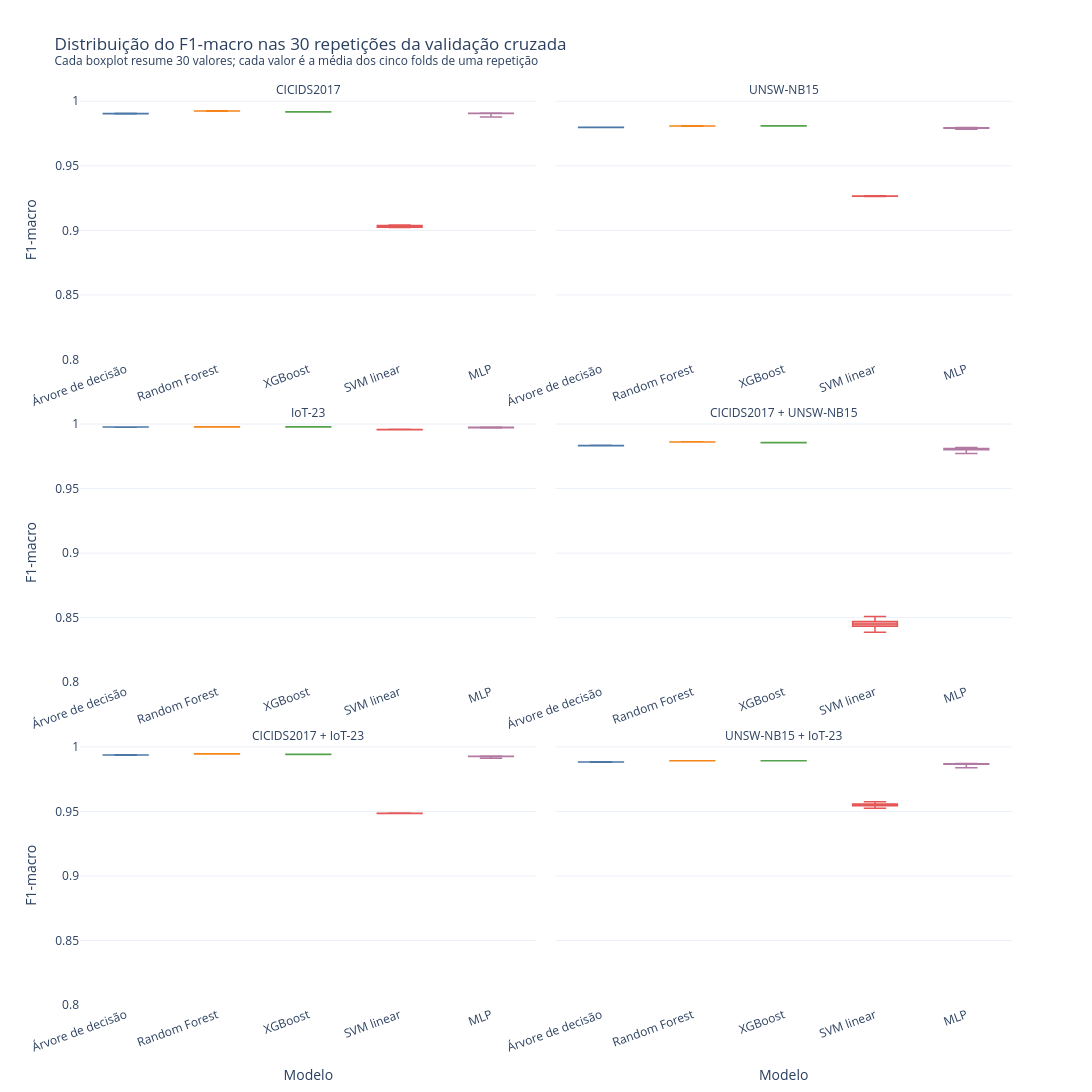

The cell this chart's notebook holds for it:
### Code cell
boxplot_data = saved_repeat_results.copy()
boxplot_data["Modelo"] = boxplot_data["model"].map(MODEL_LABELS)
boxplot_data["Origem do treinamento"] = (
    boxplot_data["training_source"].map(SOURCE_LABELS)
)

boxplot_figure = px.box(
    boxplot_data,
    x="Modelo",
    y="f1_macro",
    color="Modelo",
    facet_col="Origem do treinamento",
    facet_col_wrap=2,
    points=False,
    color_discrete_map=MODEL_COLORS,
    category_orders={
        "Modelo": [MODEL_LABELS[model] for model in MODEL_ORDER],
        "Origem do treinamento": [
            SOURCE_LABELS[source] for source in TRAINING_SOURCE_ORDER
        ],
    },
    labels={"f1_macro": "F1-macro"},
    title=(
        "Distribuição do F1-macro nas 30 repetições da validação cruzada"
        "<br><sup>Cada boxplot resume 30 valores; cada valor é a média dos cinco folds de uma repetição</sup>"
    ),
)
boxplot_figure.for_each_annotation(
    lambda annotation: annotation.update(
        text=annotation.text.split("=")[-1]
    )
)
boxplot_figure.update_traces(line={"width": 1.5})
boxplot_figure.update_yaxes(range=[0.80, 1.001], matches="y")
boxplot_figure.update_xaxes(tickangle=-20, showticklabels=True)
boxplot_figure.update_layout(
    template="plotly_white",
    width=1500,
    height=1150,
    showlegend=False,
)
boxplot_figure.write_html(
    PRESENTATION_DIR / "f1_macro_repeated_cv_boxplots.html",
    include_plotlyjs="cdn",
)
display(boxplot_figure)

### Figure 1 — Plotly figure (JSON) as saved in the notebook; plotly's stock layout.template omitted (floating-point values rounded to 4 significant figures)
{"data": [{"alignmentgroup": "True", "boxpoints": false, "hovertemplate": "Modelo=%{x}<br>Origem do treinamento=CICIDS2017<br>F1-macro=%{y}<extra></extra>", "legendgroup": "Árvore de decisão", "marker": {"color": "#4C78A8"}, "name": "Árvore de decisão", "notched": false, "offsetgroup": "Árvore de decisão", "orientation": "v", "showlegend": true, "x": ["Árvore de decisão", "Árvore de decisão", "Árvore de decisão", "Árvore de decisão", "Árvore de decisão", "Árvore de decisão", "Árvore de decisão", "Árvore de decisão", "Árvore de decisão", "Árvore de decisão", "Árvore de decisão", "Árvore de decisão", "Árvore de decisão", "Árvore de decisão", "Árvore de decisão", "Árvore de decisão", "Árvore de decisão", "Árvore de decisão", "Árvore de decisão", "Árvore de decisão", "Árvore de decisão", "Árvore de decisão", "Árvore de decisão", "Árvore de decisão", "Árvore de decisão", "Árvore de decisão", "Árvore de decisão", "Árvore de decisão", "Árvore de decisão", "Árvore de decisão"], "x0": " ", "xaxis": "x5", "y": [0.9904, 0.9903, 0.9903, 0.9904, 0.9905, 0.9905, 0.9903, 0.9906, 0.9905, 0.9906, 0.9905, 0.9902, 0.9903, 0.9902, 0.9906, 0.9905, 0.9904, 0.9903, 0.9902, 0.9907, 0.9901, 0.9907, 0.9904, 0.9903, 0.9903, 0.9906, 0.9902, 0.9904, 0.9905, 0.9905], "y0": " ", "yaxis": "y5", "type": "box", "line": {"width": 1.5}}, {"alignmentgroup": "True", "boxpoints": false, "hovertemplate": "Modelo=%{x}<br>Origem do treinamento=UNSW-NB15<br>F1-macro=%{y}<extra></extra>", "legendgroup": "Árvore de decisão", "marker": {"color": "#4C78A8"}, "name": "Árvore de decisão", "notched": false, "offsetgroup": "Árvore de decisão", "orientation": "v", "showlegend": false, "x": ["Árvore de decisão", "Árvore de decisão", "Árvore de decisão", "Árvore de decisão", "Árvore de decisão", "Árvore de decisão", "Árvore de decisão", "Árvore de decisão", "Árvore de decisão", "Árvore de decisão", "Árvore de decisão", "Árvore de decisão", "Árvore de decisão", "Árvore de decisão", "Árvore de decisão", "Árvore de decisão", "Árvore de decisão", "Árvore de decisão", "Árvore de decisão", "Árvore de decisão", "Árvore de decisão", "Árvore de decisão", "Árvore de decisão", "Árvore de decisão", "Árvore de decisão", "Árvore de decisão", "Árvore de decisão", "Árvore de decisão", "Árvore de decisão", "Árvore de decisão"], "x0": " ", "xaxis": "x6", "y": [0.9799, 0.9797, 0.9799, 0.9798, 0.9797, 0.9797, 0.9798, 0.9797, 0.9797, 0.9798, 0.9797, 0.9798, 0.9799, 0.9798, 0.9798, 0.9798, 0.9796, 0.9797, 0.9797, 0.9796, 0.9798, 0.9799, 0.9799, 0.9798, 0.9797, 0.9799, 0.9796, 0.9798, 0.9798, 0.9799], "y0": " ", "yaxis": "y6", "type": "box", "line": {"width": 1.5}}, {"alignmentgroup": "True", "boxpoints": false, "hovertemplate": "Modelo=%{x}<br>Origem do treinamento=IoT-23<br>F1-macro=%{y}<extra></extra>", "legendgroup": "Árvore de decisão", "marker": {"color": "#4C78A8"}, "name": "Árvore de decisão", "notched": false, "offsetgroup": "Árvore de decisão", "orientation": "v", "showlegend": false, "x": ["Árvore de decisão", "Árvore de decisão", "Árvore de decisão", "Árvore de decisão", "Árvore de decisão", "Árvore de decisão", "Árvore de decisão", "Árvore de decisão", "Árvore de decisão", "Árvore de decisão", "Árvore de decisão", "Árvore de decisão", "Árvore de decisão", "Árvore de decisão", "Árvore de decisão", "Árvore de decisão", "Árvore de decisão", "Árvore de decisão", "Árvore de decisão", "Árvore de decisão", "Árvore de decisão", "Árvore de decisão", "Árvore de decisão", "Árvore de decisão", "Árvore de decisão", "Árvore de decisão", "Árvore de decisão", "Árvore de decisão", "Árvore de decisão", "Árvore de decisão"], "x0": " ", "xaxis": "x3", "y": [0.9977, 0.9977, 0.9977, 0.9976, 0.9977, 0.9977, 0.9977, 0.9977, 0.9977, 0.9977, 0.9977, 0.9977, 0.9977, 0.9978, 0.9977, 0.9976, 0.9977, 0.9977, 0.9977, 0.9977, 0.9977, 0.9977, 0.9977, 0.9978, 0.9976, 0.9978, 0.9977, 0.9977, 0.9977, 0.9977], "y0": " ", "yaxis": "y3", "type": "box", "line": {"width": 1.5}}, {"alignmentgroup": "True", "boxpoints": false, "hovertemplate": "Modelo=%{x}<br>Origem do treinamento=CICIDS2017 + UNSW-NB15<br>F1-macro=%{y}<extra></extra>", "legendgroup": "Árvore de decisão", "marker": {"color": "#4C78A8"}, "name": "Árvore de decisão", "notched": false, "offsetgroup": "Árvore de decisão", "orientation": "v", "showlegend": false, "x": ["Árvore de decisão", "Árvore de decisão", "Árvore de decisão", "Árvore de decisão", "Árvore de decisão", "Árvore de decisão", "Árvore de decisão", "Árvore de decisão", "Árvore de decisão", "Árvore de decisão", "Árvore de decisão", "Árvore de decisão", "Árvore de decisão", "Árvore de decisão", "Árvore de decisão", "Árvore de decisão", "Árvore de decisão", "Árvore de decisão", "Árvore de decisão", "Árvore de decisão", "Árvore de decisão", "Árvore de decisão", "Árvore de decisão", "Árvore de decisão", "Árvore de decisão", "Árvore de decisão", "Árvore de decisão", "Árvore de decisão", "Árvore de decisão", "Árvore de decisão"], "x0": " ", "xaxis": "x4", "y": [0.9834, 0.9834, 0.9835, 0.9834, 0.9833, 0.9833, 0.9835, 0.9832, 0.9836, 0.9833, 0.9834, 0.9832, 0.9834, 0.9835, 0.9835, 0.9835, 0.9832, 0.9835, 0.9832, 0.9832, 0.9832, 0.9833, 0.9837, 0.9834, 0.9834, 0.9832, 0.9834, 0.9833, 0.9833, 0.9834], "y0": " ", "yaxis": "y4", "type": "box", "line": {"width": 1.5}}, {"alignmentgroup": "True", "boxpoints": false, "hovertemplate": "Modelo=%{x}<br>Origem do treinamento=CICIDS2017 + IoT-23<br>F1-macro=%{y}<extra></extra>", "legendgroup": "Árvore de decisão", "marker": {"color": "#4C78A8"}, "name": "Árvore de decisão", "notched": false, "offsetgroup": "Árvore de decisão", "orientation": "v", "showlegend": false, "x": ["Árvore de decisão", "Árvore de decisão", "Árvore de decisão", "Árvore de decisão", "Árvore de decisão", "Árvore de decisão", "Árvore de decisão", "Árvore de decisão", "Árvore de decisão", "Árvore de decisão", "Árvore de decisão", "Árvore de decisão", "Árvore de decisão", "Árvore de decisão", "Árvore de decisão", "Árvore de decisão", "Árvore de decisão", "Árvore de decisão", "Árvore de decisão", "Árvore de decisão", "Árvore de decisão", "Árvore de decisão", "Árvore de decisão", "Árvore de decisão", "Árvore de decisão", "Árvore de decisão", "Árvore de decisão", "Árvore de decisão", "Árvore de decisão", "Árvore de decisão"], "x0": " ", "xaxis": "x", "y": [0.9937, 0.9937, 0.9938, 0.9937, 0.9938, 0.9937, 0.9937, 0.9937, 0.9936, 0.9936, 0.9937, 0.9936, 0.9936, 0.9936, 0.9936, 0.9937, 0.9938, 0.9937, 0.9936, 0.9937, 0.9938, 0.9936, 0.9938, 0.9937, 0.9937, 0.9936, 0.9937, 0.9937, 0.9936, 0.9936], "y0": " ", "yaxis": "y", "type": "box", "line": {"width": 1.5}}, {"alignmentgroup": "True", "boxpoints": false, "hovertemplate": "Modelo=%{x}<br>Origem do treinamento=UNSW-NB15 + IoT-23<br>F1-macro=%{y}<extra></extra>", "legendgroup": "Árvore de decisão", "marker": {"color": "#4C78A8"}, "name": "Árvore de decisão", "notched": false, "offsetgroup": "Árvore de decisão", "orientation": "v", "showlegend": false, "x": ["Árvore de decisão", "Árvore de decisão", "Árvore de decisão", "Árvore de decisão", "Árvore de decisão", "Árvore de decisão", "Árvore de decisão", "Árvore de decisão", "Árvore de decisão", "Árvore de decisão", "Árvore de decisão", "Árvore de decisão", "Árvore de decisão", "Árvore de decisão", "Árvore de decisão", "Árvore de decisão", "Árvore de decisão", "Árvore de decisão", "Árvore de decisão", "Árvore de decisão", "Árvore de decisão", "Árvore de decisão", "Árvore de decisão", "Árvore de decisão", "Árvore de decisão", "Árvore de decisão", "Árvore de decisão", "Árvore de decisão", "Árvore de decisão", "Árvore de decisão"], "x0": " ", "xaxis": "x2", "y": [0.9884, 0.9882, 0.9882, 0.9882, 0.9883, 0.9882, 0.9883, 0.9883, 0.9883, 0.9883, 0.9882, 0.9884, 0.988, 0.9881, 0.9883, 0.9882, 0.9883, 0.9882, 0.9882, 0.9883, 0.9881, 0.9882, 0.9882, 0.9883, 0.9881, 0.9885, 0.9882, 0.9881, 0.9884, 0.9883], "y0": " ", "yaxis": "y2", "type": "box", "line": {"width": 1.5}}, {"alignmentgroup": "True", "boxpoints": false, "hovertemplate": "Modelo=%{x}<br>Origem do treinamento=CICIDS2017<br>F1-macro=%{y}<extra></extra>", "legendgroup": "Random Forest", "marker": {"color": "#F58518"}, "name": "Random Forest", "notched": false, "offsetgroup": "Random Forest", "orientation": "v", "showlegend": true, "x": ["Random Forest", "Random Forest", "Random Forest", "Random Forest", "Random Forest", "Random Forest", "Random Forest", "Random Forest", "Random Forest", "Random Forest", "Random Forest", "Random Forest", "Random Forest", "Random Forest", "Random Forest", "Random Forest", "Random Forest", "Random Forest", "Random Forest", "Random Forest", "Random Forest", "Random Forest", "Random Forest", "Random Forest", "Random Forest", "Random Forest", "Random Forest", "Random Forest", "Random Forest", "Random Forest"], "x0": " ", "xaxis": "x5", "y": [0.9925, 0.9924, 0.9925, 0.9923, 0.9926, 0.9925, 0.9924, 0.9926, 0.9926, 0.9925, 0.9926, 0.9925, 0.9924, 0.9926, 0.9923, 0.9926, 0.9926, 0.9925, 0.9926, 0.9925, 0.9924, 0.9925, 0.9925, 0.9925, 0.9925, 0.9925, 0.9926, 0.9923, 0.9925, 0.9925], "y0": " ", "yaxis": "y5", "type": "box", "line": {"width": 1.5}}, {"alignmentgroup": "True", "boxpoints": false, "hovertemplate": "Modelo=%{x}<br>Origem do treinamento=UNSW-NB15<br>F1-macro=%{y}<extra></extra>", "legendgroup": "Random Forest", "marker": {"color": "#F58518"}, "name": "Random Forest", "notched": false, "offsetgroup": "Random Forest", "orientation": "v", "showlegend": false, "x": ["Random Forest", "Random Forest", "Random Forest", "Random Forest", "Random Forest", "Random Forest", "Random Forest", "Random Forest", "Random Forest", "Random Forest", "Random Forest", "Random Forest", "Random Forest", "Random Forest", "Random Forest", "Random Forest", "Random Forest", "Random Forest", "Random Forest", "Random Forest", "Random Forest", "Random Forest", "Random Forest", "Random Forest", "Random Forest", "Random Forest", "Random Forest", "Random Forest", "Random Forest", "Random Forest"], "x0": " ", "xaxis": "x6", "y": [0.9809, 0.9808, 0.9807, 0.9809, 0.9807, 0.9808, 0.9808, 0.9807, 0.9807, 0.9809, 0.9808, 0.9808, 0.9807, 0.9809, 0.9807, 0.9809, 0.9809, 0.9808, 0.9808, 0.9808, 0.9808, 0.9809, 0.9808, 0.9808, 0.9808, 0.9811, 0.9808, 0.981, 0.9808, 0.981], "y0": " ", "yaxis": "y6", "type": "box", "line": {"width": 1.5}}, {"alignmentgroup": "True", "boxpoints": false, "hovertemplate": "Modelo=%{x}<br>Origem do treinamento=IoT-23<br>F1-macro=%{y}<extra></extra>", "legendgroup": "Random Forest", "marker": {"color": "#F58518"}, "name": "Random Forest", "notched": false, "offsetgroup": "Random Forest", "orientation": "v", "showlegend": false, "x": ["Random Forest", "Random Forest", "Random Forest", "Random Forest", "Random Forest", "Random Forest", "Random Forest", "Random Forest", "Random Forest", "Random Forest", "Random Forest", "Random Forest", "Random Forest", "Random Forest", "Random Forest", "Random Forest", "Random Forest", "Random Forest", "Random Forest", "Random Forest", "Random Forest", "Random Forest", "Random Forest", "Random Forest", "Random Forest", "Random Forest", "Random Forest", "Random Forest", "Random Forest", "Random Forest"], "x0": " ", "xaxis": "x3", "y": [0.9979, 0.9978, 0.9978, 0.9978, 0.9978, 0.9978, 0.9978, 0.9978, 0.9978, 0.9978, 0.9978, 0.9978, 0.9978, 0.9978, 0.9978, 0.9978, 0.9978, 0.9978, 0.9978, 0.9978, 0.9978, 0.9978, 0.9978, 0.9979, 0.9978, 0.9978, 0.9978, 0.9978, 0.9978, 0.9978], "y0": " ", "yaxis": "y3", "type": "box", "line": {"width": 1.5}}, {"alignmentgroup": "True", "boxpoints": false, "hovertemplate": "Modelo=%{x}<br>Origem do treinamento=CICIDS2017 + UNSW-NB15<br>F1-macro=%{y}<extra></extra>", "legendgroup": "Random Forest", "marker": {"color": "#F58518"}, "name": "Random Forest", "notched": false, "offsetgroup": "Random Forest", "orientation": "v", "showlegend": false, "x": ["Random Forest", "Random Forest", "Random Forest", "Random Forest", "Random Forest", "Random Forest", "Random Forest", "Random Forest", "Random Forest", "Random Forest", "Random Forest", "Random Forest", "Random Forest", "Random Forest", "Random Forest", "Random Forest", "Random Forest", "Random Forest", "Random Forest", "Random Forest", "Random Forest", "Random Forest", "Random Forest", "Random Forest", "Random Forest", "Random Forest", "Random Forest", "Random Forest", "Random Forest", "Random Forest"], "x0": " ", "xaxis": "x4", "y": [0.9861, 0.9862, 0.9862, 0.9861, 0.9862, 0.9862, 0.9861, 0.9861, 0.9862, 0.9862, 0.9861, 0.9862, 0.9862, 0.9862, 0.9862, 0.9862, 0.9861, 0.9862, 0.9861, 0.9861, 0.9861, 0.9862, 0.9862, 0.9861, 0.9861, 0.9861, 0.9861, 0.9861, 0.9861, 0.9862], "y0": " ", "yaxis": "y4", "type": "box", "line": {"width": 1.5}}, {"alignmentgroup": "True", "boxpoints": false, "hovertemplate": "Modelo=%{x}<br>Origem do treinamento=CICIDS2017 + IoT-23<br>F1-macro=%{y}<extra></extra>", "legendgroup": "Random Forest", "marker": {"color": "#F58518"}, "name": "Random Forest", "notched": false, "offsetgroup": "Random Forest", "orientation": "v", "showlegend": false, "x": ["Random Forest", "Random Forest", "Random Forest", "Random Forest", "Random Forest", "Random Forest", "Random Forest", "Random Forest", "Random Forest", "Random Forest", "Random Forest", "Random Forest", "Random Forest", "Random Forest", "Random Forest", "Random Forest", "Random Forest", "Random Forest", "Random Forest", "Random Forest", "Random Forest", "Random Forest", "Random Forest", "Random Forest", "Random Forest", "Random Forest", "Random Forest", "Random Forest", "Random Forest", "Random Forest"], "x0": " ", "xaxis": "x", "y": [0.9946, 0.9946, 0.9946, 0.9946, 0.9947, 0.9946, 0.9945, 0.9946, 0.9946, 0.9946, 0.9945, 0.9946, 0.9945, 0.9946, 0.9945, 0.9946, 0.9945, 0.9946, 0.9946, 0.9946, 0.9947, 0.9946, 0.9945, 0.9946, 0.9946, 0.9946, 0.9946, 0.9946, 0.9944, 0.9946], "y0": " ", "yaxis": "y", "type": "box", "line": {"width": 1.5}}, {"alignmentgroup": "True", "boxpoints": false, "hovertemplate": "Modelo=%{x}<br>Origem do treinamento=UNSW-NB15 + IoT-23<br>F1-macro=%{y}<extra></extra>", "legendgroup": "Random Forest", "marker": {"color": "#F58518"}, "name": "Random Forest", "notched": false, "offsetgroup": "Random Forest", "orientation": "v", "showlegend": false, "x": ["Random Forest", "Random Forest", "Random Forest", "Random Forest", "Random Forest", "Random Forest", "Random Forest", "Random Forest", "Random Forest", "Random Forest", "Random Forest", "Random Forest", "Random Forest", "Random Forest", "Random Forest", "Random Forest", "Random Forest", "Random Forest", "Random Forest", "Random Forest", "Random Forest", "Random Forest", "Random Forest", "Random Forest", "Random Forest", "Random Forest", "Random Forest", "Random Forest", "Random Forest", "Random Forest"], "x0": " ", "xaxis": "x2", "y": [0.9892, 0.9892, 0.9892, 0.9892, 0.9892, 0.9892, 0.9892, 0.9892, 0.9892, 0.9892, 0.9892, 0.9892, 0.9892, 0.9892, 0.9893, 0.9892, 0.9892, 0.9892, 0.9892, 0.9892, 0.9892, 0.9892, 0.9892, 0.9892, 0.9892, 0.9892, 0.9892, 0.9892, 0.9892, 0.9892], "y0": " ", "yaxis": "y2", "type": "box", "line": {"width": 1.5}}, {"alignmentgroup": "True", "boxpoints": false, "hovertemplate": "Modelo=%{x}<br>Origem do treinamento=CICIDS2017<br>F1-macro=%{y}<extra></extra>", "legendgroup": "XGBoost", "marker": {"color": "#54A24B"}, "name": "XGBoost", "notched": false, "offsetgroup": "XGBoost", "orientation": "v", "showlegend": true, "x": ["XGBoost", "XGBoost", "XGBoost", "XGBoost", "XGBoost", "XGBoost", "XGBoost", "XGBoost", "XGBoost", "XGBoost", "XGBoost", "XGBoost", "XGBoost", "XGBoost", "XGBoost", "XGBoost", "XGBoost", "XGBoost", "XGBoost", "XGBoost", "XGBoost", "XGBoost", "XGBoost", "XGBoost", "XGBoost", "XGBoost", "XGBoost", "XGBoost", "XGBoost", "XGBoost"], "x0": " ", "xaxis": "x5", "y": [0.9918, 0.9917, 0.9918, 0.9916, 0.9919, 0.9918, 0.9918, 0.9918, 0.9919, 0.9917, 0.9917, 0.9919, 0.9918, 0.9919, 0.992, 0.9917, 0.9917, 0.9917, 0.9917, 0.9918, 0.9917, 0.9918, 0.9918, 0.9917, 0.9917, 0.9917, 0.9918, 0.9917, 0.9918, 0.9917], "y0": " ", "yaxis": "y5", "type": "box", "line": {"width": 1.5}}, {"alignmentgroup": "True", "boxpoints": false, "hovertemplate": "Modelo=%{x}<br>Origem do treinamento=UNSW-NB15<br>F1-macro=%{y}<extra></extra>", "legendgroup": "XGBoost", "marker": {"color": "#54A24B"}, "name": "XGBoost", "notched": false, "offsetgroup": "XGBoost", "orientation": "v", "showlegend": false, "x": ["XGBoost", "XGBoost", "XGBoost", "XGBoost", "XGBoost", "XGBoost", "XGBoost", "XGBoost", "XGBoost", "XGBoost", "XGBoost", "XGBoost", "XGBoost", "XGBoost", "XGBoost", "XGBoost", "XGBoost", "XGBoost", "XGBoost", "XGBoost", "XGBoost", "XGBoost", "XGBoost", "XGBoost", "XGBoost", "XGBoost", "XGBoost", "XGBoost", "XGBoost", "XGBoost"], "x0": " ", "xaxis": "x6", "y": [0.981, 0.981, 0.981, 0.9811, 0.9809, 0.981, 0.981, 0.981, 0.9809, 0.9809, 0.9811, 0.9811, 0.9811, 0.9809, 0.9809, 0.981, 0.981, 0.981, 0.981, 0.981, 0.9811, 0.981, 0.9809, 0.981, 0.9809, 0.981, 0.9809, 0.9811, 0.981, 0.9811], "y0": " ", "yaxis": "y6", "type": "box", "line": {"width": 1.5}}, {"alignmentgroup": "True", "boxpoints": false, "hovertemplate": "Modelo=%{x}<br>Origem do treinamento=IoT-23<br>F1-macro=%{y}<extra></extra>", "legendgroup": "XGBoost", "marker": {"color": "#54A24B"}, "name": "XGBoost", "notched": false, "offsetgroup": "XGBoost", "orientation": "v", "showlegend": false, "x": ["XGBoost", "XGBoost", "XGBoost", "XGBoost", "XGBoost", "XGBoost", "XGBoost", "XGBoost", "XGBoost", "XGBoost", "XGBoost", "XGBoost", "XGBoost", "XGBoost", "XGBoost", "XGBoost", "XGBoost", "XGBoost", "XGBoost", "XGBoost", "XGBoost", "XGBoost", "XGBoost", "XGBoost", "XGBoost", "XGBoost", "XGBoost", "XGBoost", "XGBoost", "XGBoost"], "x0": " ", "xaxis": "x3", "y": [0.9978, 0.9978, 0.9978, 0.9978, 0.9978, 0.9978, 0.9978, 0.9978, 0.9979, 0.9978, 0.9979, 0.9978, 0.9979, 0.9978, 0.9978, 0.9978, 0.9978, 0.9978, 0.9978, 0.9978, 0.9979, 0.9978, 0.9978, 0.9979, 0.9978, 0.9979, 0.9978, 0.9978, 0.9978, 0.9978], "y0": " ", "yaxis": "y3", "type": "box", "line": {"width": 1.5}}, {"alignmentgroup": "True", "boxpoints": false, "hovertemplate": "Modelo=%{x}<br>Origem do treinamento=CICIDS2017 + UNSW-NB15<br>F1-macro=%{y}<extra></extra>", "legendgroup": "XGBoost", "marker": {"color": "#54A24B"}, "name": "XGBoost", "notched": false, "offsetgroup": "XGBoost", "orientation": "v", "showlegend": false, "x": ["XGBoost", "XGBoost", "XGBoost", "XGBoost", "XGBoost", "XGBoost", "XGBoost", "XGBoost", "XGBoost", "XGBoost", "XGBoost", "XGBoost", "XGBoost", "XGBoost", "XGBoost", "XGBoost", "XGBoost", "XGBoost", "XGBoost", "XGBoost", "XGBoost", "XGBoost", "XGBoost", "XGBoost", "XGBoost", "XGBoost", "XGBoost", "XGBoost", "XGBoost", "XGBoost"], "x0": " ", "xaxis": "x4", "y": [0.9857, 0.9855, 0.9856, 0.9856, 0.9856, 0.9857, 0.9856, 0.9856, 0.9856, 0.9857, 0.9857, 0.9856, 0.9857, 0.9857, 0.9856, 0.9855, 0.9856, 0.9856, 0.9856, 0.9857, 0.9857, 0.9856, 0.9856, 0.9856, 0.9856, 0.9856, 0.9857, 0.9856, 0.9857, 0.9857], "y0": " ", "yaxis": "y4", "type": "box", "line": {"width": 1.5}}, {"alignmentgroup": "True", "boxpoints": false, "hovertemplate": "Modelo=%{x}<br>Origem do treinamento=CICIDS2017 + IoT-23<br>F1-macro=%{y}<extra></extra>", "legendgroup": "XGBoost", "marker": {"color": "#54A24B"}, "name": "XGBoost", "notched": false, "offsetgroup": "XGBoost", "orientation": "v", "showlegend": false, "x": ["XGBoost", "XGBoost", "XGBoost", "XGBoost", "XGBoost", "XGBoost", "XGBoost", "XGBoost", "XGBoost", "XGBoost", "XGBoost", "XGBoost", "XGBoost", "XGBoost", "XGBoost", "XGBoost", "XGBoost", "XGBoost", "XGBoost", "XGBoost", "XGBoost", "XGBoost", "XGBoost", "XGBoost", "XGBoost", "XGBoost", "XGBoost", "XGBoost", "XGBoost", "XGBoost"], "x0": " ", "xaxis": "x", "y": [0.9943, 0.9941, 0.9941, 0.9942, 0.9942, 0.9941, 0.9942, 0.9942, 0.9941, 0.9941, 0.9941, 0.9942, 0.9942, 0.9941, 0.9942, 0.9943, 0.9942, 0.9942, 0.9942, 0.9942, 0.9941, 0.9943, 0.9942, 0.9943, 0.9942, 0.9942, 0.9942, 0.9942, 0.9942, 0.9941], "y0": " ", "yaxis": "y", "type": "box", "line": {"width": 1.5}}, {"alignmentgroup": "True", "boxpoints": false, "hovertemplate": "Modelo=%{x}<br>Origem do treinamento=UNSW-NB15 + IoT-23<br>F1-macro=%{y}<extra></extra>", "legendgroup": "XGBoost", "marker": {"color": "#54A24B"}, "name": "XGBoost", "notched": false, "offsetgroup": "XGBoost", "orientation": "v", "showlegend": false, "x": ["XGBoost", "XGBoost", "XGBoost", "XGBoost", "XGBoost", "XGBoost", "XGBoost", "XGBoost", "XGBoost", "XGBoost", "XGBoost", "XGBoost", "XGBoost", "XGBoost", "XGBoost", "XGBoost", "XGBoost", "XGBoost", "XGBoost", "XGBoost", "XGBoost", "XGBoost", "XGBoost", "XGBoost", "XGBoost", "XGBoost", "XGBoost", "XGBoost", "XGBoost", "XGBoost"], "x0": " ", "xaxis": "x2", "y": [0.9892, 0.9892, 0.9892, 0.9892, 0.9892, 0.9892, 0.9893, 0.9892, 0.9892, 0.9892, 0.9892, 0.9892, 0.9893, 0.9892, 0.9893, 0.9892, 0.9892, 0.9892, 0.9892, 0.9893, 0.9893, 0.9892, 0.9892, 0.9892, 0.9892, 0.9892, 0.9892, 0.9892, 0.9892, 0.9892], "y0": " ", "yaxis": "y2", "type": "box", "line": {"width": 1.5}}, {"alignmentgroup": "True", "boxpoints": false, "hovertemplate": "Modelo=%{x}<br>Origem do treinamento=CICIDS2017<br>F1-macro=%{y}<extra></extra>", "legendgroup": "SVM linear", "marker": {"color": "#E45756"}, "name": "SVM linear", "notched": false, "offsetgroup": "SVM linear", "orientation": "v", "showlegend": true, "x": ["SVM linear", "SVM linear", "SVM linear", "SVM linear", "SVM linear", "SVM linear", "SVM linear", "SVM linear", "SVM linear", "SVM linear", "SVM linear", "SVM linear", "SVM linear", "SVM linear", "SVM linear", "SVM linear", "SVM linear", "SVM linear", "SVM linear", "SVM linear", "SVM linear", "SVM linear", "SVM linear", "SVM linear", "SVM linear", "SVM linear", "SVM linear", "SVM linear", "SVM linear", "SVM linear"], "x0": " ", "xaxis": "x5", "y": [0.9029, 0.9038, 0.9029, 0.9027, 0.9038, 0.9031, 0.9035, 0.9032, 0.9025, 0.9027, 0.903, 0.9031, 0.9025, 0.9023, 0.9024, 0.9029, 0.9042, 0.9023, 0.903, 0.9029, 0.9022, 0.9022, 0.9023, 0.9024, 0.9037, 0.9039, 0.9037, 0.9039, 0.9041, 0.9024], "y0": " ", "yaxis": "y5", "type": "box", "line": {"width": 1.5}}, {"alignmentgroup": "True", "boxpoints": false, "hovertemplate": "Modelo=%{x}<br>Origem do treinamento=UNSW-NB15<br>F1-macro=%{y}<extra></extra>", "legendgroup": "SVM linear", "marker": {"color": "#E45756"}, "name": "SVM linear", "notched": false, "offsetgroup": "SVM linear", "orientation": "v", "showlegend": false, "x": ["SVM linear", "SVM linear", "SVM linear", "SVM linear", "SVM linear", "SVM linear", "SVM linear", "SVM linear", "SVM linear", "SVM linear", "SVM linear", "SVM linear", "SVM linear", "SVM linear", "SVM linear", "SVM linear", "SVM linear", "SVM linear", "SVM linear", "SVM linear", "SVM linear", "SVM linear", "SVM linear", "SVM linear", "SVM linear", "SVM linear", "SVM linear", "SVM linear", "SVM linear", "SVM linear"], "x0": " ", "xaxis": "x6", "y": [0.9266, 0.9264, 0.9267, 0.9265, 0.9265, 0.9266, 0.9263, 0.9263, 0.9263, 0.9264, 0.9263, 0.9264, 0.9266, 0.9265, 0.9266, 0.9266, 0.9267, 0.9263, 0.9264, 0.9266, 0.9262, 0.9265, 0.9265, 0.9266, 0.9264, 0.9265, 0.9266, 0.9266, 0.9264, 0.9263], "y0": " ", "yaxis": "y6", "type": "box", "line": {"width": 1.5}}, {"alignmentgroup": "True", "boxpoints": false, "hovertemplate": "Modelo=%{x}<br>Origem do treinamento=IoT-23<br>F1-macro=%{y}<extra></extra>", "legendgroup": "SVM linear", "marker": {"color": "#E45756"}, "name": "SVM linear", "notched": false, "offsetgroup": "SVM linear", "orientation": "v", "showlegend": false, "x": ["SVM linear", "SVM linear", "SVM linear", "SVM linear", "SVM linear", "SVM linear", "SVM linear", "SVM linear", "SVM linear", "SVM linear", "SVM linear", "SVM linear", "SVM linear", "SVM linear", "SVM linear", "SVM linear", "SVM linear", "SVM linear", "SVM linear", "SVM linear", "SVM linear", "SVM linear", "SVM linear", "SVM linear", "SVM linear", "SVM linear", "SVM linear", "SVM linear", "SVM linear", "SVM linear"], "x0": " ", "xaxis": "x3", "y": [0.9958, 0.9957, 0.9958, 0.9957, 0.9958, 0.9956, 0.9959, 0.9957, 0.9956, 0.9957, 0.9958, 0.9957, 0.9956, 0.9957, 0.9958, 0.9958, 0.9958, 0.9958, 0.9959, 0.9957, 0.9956, 0.9958, 0.9958, 0.9958, 0.9959, 0.9956, 0.9959, 0.9957, 0.9958, 0.9956], "y0": " ", "yaxis": "y3", "type": "box", "line": {"width": 1.5}}, {"alignmentgroup": "True", "boxpoints": false, "hovertemplate": "Modelo=%{x}<br>Origem do treinamento=CICIDS2017 + UNSW-NB15<br>F1-macro=%{y}<extra></extra>", "legendgroup": "SVM linear", "marker": {"color": "#E45756"}, "name": "SVM linear", "notched": false, "offsetgroup": "SVM linear", "orientation": "v", "showlegend": false, "x": ["SVM linear", "SVM linear", "SVM linear", "SVM linear", "SVM linear", "SVM linear", "SVM linear", "SVM linear", "SVM linear", "SVM linear", "SVM linear", "SVM linear", "SVM linear", "SVM linear", "SVM linear", "SVM linear", "SVM linear", "SVM linear", "SVM linear", "SVM linear", "SVM linear", "SVM linear", "SVM linear", "SVM linear", "SVM linear", "SVM linear", "SVM linear", "SVM linear", "SVM linear", "SVM linear"], "x0": " ", "xaxis": "x4", "y": [0.8469, 0.8437, 0.8433, 0.8413, 0.8461, 0.847, 0.8465, 0.8485, 0.847, 0.8409, 0.8464, 0.8488, 0.8473, 0.8388, 0.8418, 0.8453, 0.8502, 0.8442, 0.844, 0.851, 0.8403, 0.8461, 0.8454, 0.8441, 0.8408, 0.8434, 0.8449, 0.843, 0.8483, 0.8439], "y0": " ", "yaxis": "y4", "type": "box", "line": {"width": 1.5}}, {"alignmentgroup": "True", "boxpoints": false, "hovertemplate": "Modelo=%{x}<br>Origem do treinamento=CICIDS2017 + IoT-23<br>F1-macro=%{y}<extra></extra>", "legendgroup": "SVM linear", "marker": {"color": "#E45756"}, "name": "SVM linear", "notched": false, "offsetgroup": "SVM linear", "orientation": "v", "showlegend": false, "x": ["SVM linear", "SVM linear", "SVM linear", "SVM linear", "SVM linear", "SVM linear", "SVM linear", "SVM linear", "SVM linear", "SVM linear", "SVM linear", "SVM linear", "SVM linear", "SVM linear", "SVM linear", "SVM linear", "SVM linear", "SVM linear", "SVM linear", "SVM linear", "SVM linear", "SVM linear", "SVM linear", "SVM linear", "SVM linear", "SVM linear", "SVM linear", "SVM linear", "SVM linear", "SVM linear"], "x0": " ", "xaxis": "x", "y": [0.9485, 0.9484, 0.9486, 0.9488, 0.9485, 0.9486, 0.9485, 0.9485, 0.9486, 0.9483, 0.9484, 0.9485, 0.9484, 0.9486, 0.9485, 0.9485, 0.9484, 0.9485, 0.9486, 0.9483, 0.9484, 0.9484, 0.9485, 0.9485, 0.9486, 0.9485, 0.9485, 0.9485, 0.9485, 0.9484], "y0": " ", "yaxis": "y", "type": "box", "line": {"width": 1.5}}, {"alignmentgroup": "True", "boxpoints": false, "hovertemplate": "Modelo=%{x}<br>Origem do treinamento=UNSW-NB15 + IoT-23<br>F1-macro=%{y}<extra></extra>", "legendgroup": "SVM linear", "marker": {"color": "#E45756"}, "name": "SVM linear", "notched": false, "offsetgroup": "SVM linear", "orientation": "v", "showlegend": false, "x": ["SVM linear", "SVM linear", "SVM linear", "SVM linear", "SVM linear", "SVM linear", "SVM linear", "SVM linear", "SVM linear", "SVM linear", "SVM linear", "SVM linear", "SVM linear", "SVM linear", "SVM linear", "SVM linear", "SVM linear", "SVM linear", "SVM linear", "SVM linear", "SVM linear", "SVM linear", "SVM linear", "SVM linear", "SVM linear", "SVM linear", "SVM linear", "SVM linear", "SVM linear", "SVM linear"], "x0": " ", "xaxis": "x2", "y": [0.9547, 0.9547, 0.9556, 0.9552, 0.9532, 0.9525, 0.9561, 0.9557, 0.9556, 0.9556, 0.9543, 0.9574, 0.956, 0.9549, 0.9549, 0.9545, 0.9541, 0.9558, 0.956, 0.9555, 0.9547, 0.9558, 0.9549, 0.9542, 0.9557, 0.9541, 0.9556, 0.954, 0.9558, 0.954], "y0": " ", "yaxis": "y2", "type": "box", "line": {"width": 1.5}}, {"alignmentgroup": "True", "boxpoints": false, "hovertemplate": "Modelo=%{x}<br>Origem do treinamento=CICIDS2017<br>F1-macro=%{y}<extra></extra>", "legendgroup": "MLP", "marker": {"color": "#B279A2"}, "name": "MLP", "notched": false, "offsetgroup": "MLP", "orientation": "v", "showlegend": true, "x": ["MLP", "MLP", "MLP", "MLP", "MLP", "MLP", "MLP", "MLP", "MLP", "MLP", "MLP", "MLP", "MLP", "MLP", "MLP", "MLP", "MLP", "MLP", "MLP", "MLP", "MLP", "MLP", "MLP", "MLP", "MLP", "MLP", "MLP", "MLP", "MLP", "MLP"], "x0": " ", "xaxis": "x5", "y": [0.9908, 0.9908, 0.9903, 0.9902, 0.9906, 0.9907, 0.9907, 0.9907, 0.9908, 0.9907, 0.9907, 0.9909, 0.9905, 0.9906, 0.9906, 0.9905, 0.9907, 0.9879, 0.9908, 0.9908, 0.9906, 0.9908, 0.9905, 0.9905, 0.9909, 0.9909, 0.9905, 0.9903, 0.9908, 0.9907], "y0": " ", "yaxis": "y5", "type": "box", "line": {"width": 1.5}}, {"alignmentgroup": "True", "boxpoints": false, "hovertemplate": "Modelo=%{x}<br>Origem do treinamento=UNSW-NB15<br>F1-macro=%{y}<extra></extra>", "legendgroup": "MLP", "marker": {"color": "#B279A2"}, "name": "MLP", "notched": false, "offsetgroup": "MLP", "orientation": "v", "showlegend": false, "x": ["MLP", "MLP", "MLP", "MLP", "MLP", "MLP", "MLP", "MLP", "MLP", "MLP", "MLP", "MLP", "MLP", "MLP", "MLP", "MLP", "MLP", "MLP", "MLP", "MLP", "MLP", "MLP", "MLP", "MLP", "MLP", "MLP", "MLP", "MLP", "MLP", "MLP"], "x0": " ", "xaxis": "x6", "y": [0.9794, 0.9784, 0.9794, 0.9793, 0.9791, 0.9791, 0.9794, 0.979, 0.9795, 0.9795, 0.9795, 0.9793, 0.9796, 0.9793, 0.9794, 0.9783, 0.9793, 0.9786, 0.9796, 0.979, 0.9792, 0.9792, 0.9796, 0.9795, 0.9793, 0.9795, 0.9794, 0.9794, 0.9793, 0.9794], "y0": " ", "yaxis": "y6", "type": "box", "line": {"width": 1.5}}, {"alignmentgroup": "True", "boxpoints": false, "hovertemplate": "Modelo=%{x}<br>Origem do treinamento=IoT-23<br>F1-macro=%{y}<extra></extra>", "legendgroup": "MLP", "marker": {"color": "#B279A2"}, "name": "MLP", "notched": false, "offsetgroup": "MLP", "orientation": "v", "showlegend": false, "x": ["MLP", "MLP", "MLP", "MLP", "MLP", "MLP", "MLP", "MLP", "MLP", "MLP", "MLP", "MLP", "MLP", "MLP", "MLP", "MLP", "MLP", "MLP", "MLP", "MLP", "MLP", "MLP", "MLP", "MLP", "MLP", "MLP", "MLP", "MLP", "MLP", "MLP"], "x0": " ", "xaxis": "x3", "y": [0.9975, 0.9971, 0.9973, 0.9974, 0.9973, 0.9974, 0.9972, 0.9973, 0.9975, 0.9971, 0.9976, 0.9971, 0.9971, 0.9974, 0.9972, 0.9973, 0.9974, 0.9975, 0.9973, 0.9975, 0.9974, 0.9975, 0.9973, 0.9972, 0.9976, 0.9973, 0.9972, 0.9974, 0.997, 0.9973], "y0": " ", "yaxis": "y3", "type": "box", "line": {"width": 1.5}}, {"alignmentgroup": "True", "boxpoints": false, "hovertemplate": "Modelo=%{x}<br>Origem do treinamento=CICIDS2017 + UNSW-NB15<br>F1-macro=%{y}<extra></extra>", "legendgroup": "MLP", "marker": {"color": "#B279A2"}, "name": "MLP", "notched": false, "offsetgroup": "MLP", "orientation": "v", "showlegend": false, "x": ["MLP", "MLP", "MLP", "MLP", "MLP", "MLP", "MLP", "MLP", "MLP", "MLP", "MLP", "MLP", "MLP", "MLP", "MLP", "MLP", "MLP", "MLP", "MLP", "MLP", "MLP", "MLP", "MLP", "MLP", "MLP", "MLP", "MLP", "MLP", "MLP", "MLP"], "x0": " ", "xaxis": "x4", "y": [0.9802, 0.9805, 0.9808, 0.9806, 0.9811, 0.9813, 0.9802, 0.9804, 0.9798, 0.9804, 0.9786, 0.9815, 0.9807, 0.9807, 0.9818, 0.9789, 0.9803, 0.9803, 0.9798, 0.9797, 0.981, 0.9809, 0.9804, 0.9815, 0.9819, 0.9807, 0.9801, 0.9808, 0.9812, 0.9772], "y0": " ", "yaxis": "y4", "type": "box", "line": {"width": 1.5}}, {"alignmentgroup": "True", "boxpoints": false, "hovertemplate": "Modelo=%{x}<br>Origem do treinamento=CICIDS2017 + IoT-23<br>F1-macro=%{y}<extra></extra>", "legendgroup": "MLP", "marker": {"color": "#B279A2"}, "name": "MLP", "notched": false, "offsetgroup": "MLP", "orientation": "v", "showlegend": false, "x": ["MLP", "MLP", "MLP", "MLP", "MLP", "MLP", "MLP", "MLP", "MLP", "MLP", "MLP", "MLP", "MLP", "MLP", "MLP", "MLP", "MLP", "MLP", "MLP", "MLP", "MLP", "MLP", "MLP", "MLP", "MLP", "MLP", "MLP", "MLP", "MLP", "MLP"], "x0": " ", "xaxis": "x", "y": [0.9926, 0.9925, 0.9928, 0.9926, 0.9927, 0.9926, 0.9926, 0.9927, 0.9924, 0.9928, 0.9926, 0.9927, 0.9927, 0.9926, 0.9928, 0.9927, 0.9927, 0.9926, 0.9912, 0.9929, 0.9924, 0.9927, 0.9925, 0.9928, 0.9928, 0.9926, 0.9926, 0.9927, 0.9927, 0.9926], "y0": " ", "yaxis": "y", "type": "box", "line": {"width": 1.5}}, {"alignmentgroup": "True", "boxpoints": false, "hovertemplate": "Modelo=%{x}<br>Origem do treinamento=UNSW-NB15 + IoT-23<br>F1-macro=%{y}<extra></extra>", "legendgroup": "MLP", "marker": {"color": "#B279A2"}, "name": "MLP", "notched": false, "offsetgroup": "MLP", "orientation": "v", "showlegend": false, "x": ["MLP", "MLP", "MLP", "MLP", "MLP", "MLP", "MLP", "MLP", "MLP", "MLP", "MLP", "MLP", "MLP", "MLP", "MLP", "MLP", "MLP", "MLP", "MLP", "MLP", "MLP", "MLP", "MLP", "MLP", "MLP", "MLP", "MLP", "MLP", "MLP", "MLP"], "x0": " ", "xaxis": "x2", "y": [0.9868, 0.987, 0.9871, 0.9871, 0.9868, 0.9868, 0.9866, 0.9865, 0.9867, 0.9862, 0.9869, 0.9866, 0.9861, 0.9867, 0.9839, 0.9862, 0.9865, 0.987, 0.987, 0.9869, 0.9864, 0.9868, 0.9868, 0.9871, 0.9865, 0.9859, 0.9868, 0.9869, 0.9864, 0.9868], "y0": " ", "yaxis": "y2", "type": "box", "line": {"width": 1.5}}], "layout": {"xaxis": {"anchor": "y", "domain": [0.0, 0.49], "title": {"text": "Modelo"}, "categoryorder": "array", "categoryarray": ["Árvore de decisão", "Random Forest", "XGBoost", "SVM linear", "MLP"], "tickangle": -20, "showticklabels": true}, "yaxis": {"anchor": "x", "domain": [0.0, 0.2867], "title": {"text": "F1-macro"}, "range": [0.8, 1.001], "matches": "y"}, "xaxis2": {"anchor": "y2", "domain": [0.51, 1.0], "matches": "x", "title": {"text": "Modelo"}, "categoryorder": "array", "categoryarray": ["Árvore de decisão", "Random Forest", "XGBoost", "SVM linear", "MLP"], "tickangle": -20, "showticklabels": true}, "yaxis2": {"anchor": "x2", "domain": [0.0, 0.2867], "matches": "y", "showticklabels": false, "range": [0.8, 1.001]}, "xaxis3": {"anchor": "y3", "domain": [0.0, 0.49], "matches": "x", "showticklabels": true, "tickangle": -20}, "yaxis3": {"anchor": "x3", "domain": [0.3567, 0.6433], "matches": "y", "title": {"text": "F1-macro"}, "range": [0.8, 1.001]}, "xaxis4": {"anchor": "y4", "domain": [0.51, 1.0], "matches": "x", "showticklabels": true, "tickangle": -20}, "yaxis4": {"anchor": "x4", "domain": [0.3567, 0.6433], "matches": "y", "showticklabels": false, "range": [0.8, 1.001]}, "xaxis5": {"anchor": "y5", "domain": [0.0, 0.49], "matches": "x", "showticklabels": true, "tickangle": -20}, "yaxis5": {"anchor": "x5", "domain": [0.7133, 1.0], "matches": "y", "title": {"text": "F1-macro"}, "range": [0.8, 1.001]}, "xaxis6": {"anchor": "y6", "domain": [0.51, 1.0], "matches": "x", "showticklabels": true, "tickangle": -20}, "yaxis6": {"anchor": "x6", "domain": [0.7133, 1.0], "matches": "y", "showticklabels": false, "range": [0.8, 1.001]}, "annotations": [{"font": {}, "showarrow": false, "text": "CICIDS2017 + IoT-23", "x": 0.245, "xanchor": "center", "xref": "paper", "y": 0.2867, "yanchor": "bottom", "yref": "paper"}, {"font": {}, "showarrow": false, "text": "UNSW-NB15 + IoT-23", "x": 0.755, "xanchor": "center", "xref": "paper", "y": 0.2867, "yanchor": "bottom", "yref": "paper"}, {"font": {}, "showarrow": false, "text": "IoT-23", "x": 0.245, "xanchor": "center", "xref": "paper", "y": 0.6433, "yanchor": "bottom", "yref": "paper"}, {"font": {}, "showarrow": false, "text": "CICIDS2017 + UNSW-NB15", "x": 0.755, "xanchor": "center", "xref": "paper", "y": 0.6433, "yanchor": "bottom", "yref": "paper"}, {"font": {}, "showarrow": false, "text": "CICIDS2017", "x": 0.245, "xanchor": "center", "xref": "paper", "y": 1.0, "yanchor": "bottom", "yref": "paper"}, {"font": {}, "showarrow": false, "text": "UNSW-NB15", "x": 0.755, "xanchor": "center", "xref": "paper", "y": 1.0, "yanchor": "bottom", "yref": "paper"}], "legend": {"title": {"text": "Modelo"}, "tracegroupgap": 0}, "title": {"text": "Distribuição do F1-macro nas 30 repetições da validação cruzada<br><sup>Cada boxplot resume 30 valores; cada valor é a média dos cinco folds de uma repetição</sup>"}, "boxmode": "overlay", "width": 1500, "height": 1150, "showlegend": false}}
